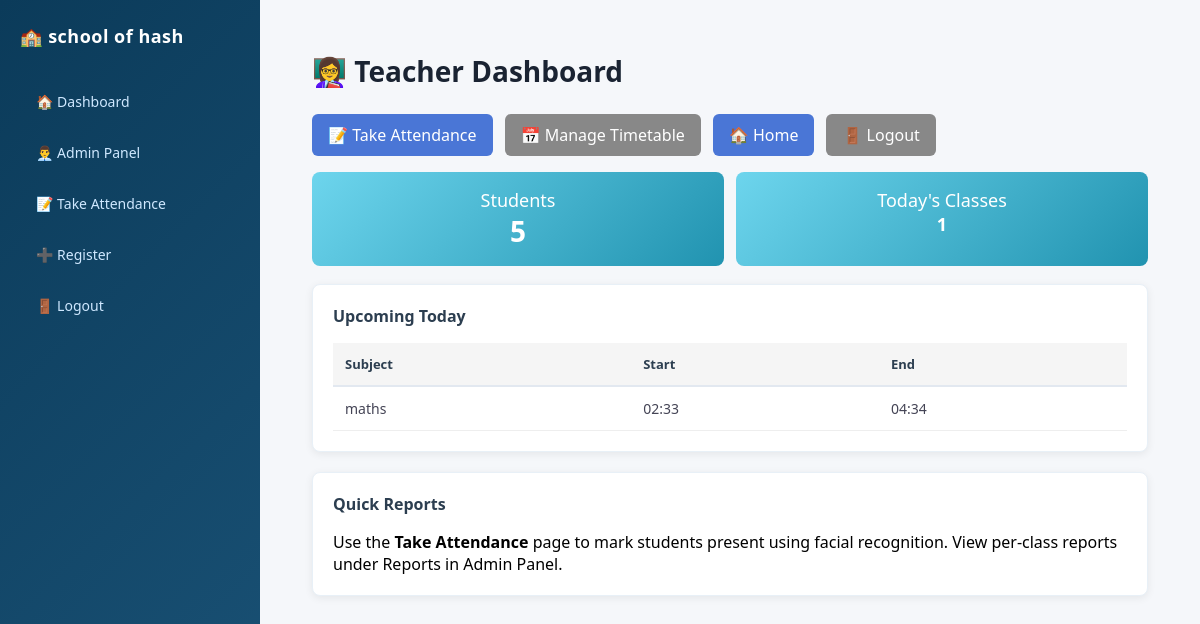
Screenshot of /teacher/dashboard (signed in) with the database file from the repository.
### app.py (models this page shows)
class Timetable(db.Model):
    id = db.Column(db.Integer, primary_key=True)
    day = db.Column(db.String(10))   # Monday
    start = db.Column(db.String(5))  # HH:MM
    end = db.Column(db.String(5))
    subject = db.Column(db.String(120))

### app.py (the view)
@app.route('/teacher/dashboard')
def teacher_dashboard():
    uid = session.get('user_id')
    u = User.query.get(uid)
    if not u or u.role not in ('teacher', 'admin'):
        return redirect(url_for('login'))
    students_count = User.query.filter_by(role='student').count()
    todayname = datetime.today().strftime('%A')
    todays = Timetable.query.filter_by(day=todayname).all()
    return render_template('teacher_dashboard.html', user=u, students_count=students_count, timetable=todays)

### app.py (called while the page is built)
@app.context_processor
def inject_csrf_token():
    from flask_wtf.csrf import generate_csrf
    return dict(csrf_token=generate_csrf)

@app.context_processor
def inject_current_user():
    uid = session.get('user_id')
    user = None
    try:
        if uid:
            user = User.query.get(uid)
    except Exception:
        user = None
    return dict(current_user=user)

### templates/teacher_dashboard.html (shortened to what this page needs)
{% extends "base.html" %}
{% block content %}
<div class="teacher-container">
  <h1>👩‍🏫 Teacher Dashboard</h1>
  <div class="side-actions">
  <a href="{{ url_for('teacher_take_attendance') }}" class="btn">📝 Take Attendance</a>
  <a href="{{ url_for('teacher_timetable') }}" class="btn secondary">📅 Manage Timetable</a>
    <a href="{{ url_for('index') }}" class="btn">🏠 Home</a>
    <a href="{{ url_for('logout') }}" class="btn secondary">🚪 Logout</a>
  </div>
  <div class="stats">
    <div class="stat">
      <div style="font-size:18px">Students</div>
      <div style="font-size:28px; font-weight:700">{{ students_count }}</div>
    </div>
    <div class="stat">
      <div style="font-size:18px">Today's Classes</div>
      <div style="font-size:18px; font-weight:700">{{ timetable|length }}</div>
    </div>
  </div>
  <div class="card">
    <h3>Upcoming Today</h3>
    {% if timetable %}
      <table style="width:100%; border-collapse:collapse;">
        <thead><tr style="background:#f5f5f5;"><th>Subject</th><th>Start</th><th>End</th></tr></thead>
        <tbody>
          {% for t in timetable %}
            <tr><td>{{ t.subject }}</td><td>{{ t.start }}</td><td>{{ t.end }}</td></tr>
          {% endfor %}
        </tbody>
      </table>
    {% else %}
      <p>No classes scheduled for today.</p>
    {% endif %}
  </div>
  <div class="card">
    <h3>Quick Reports</h3>
    <p>Use the <strong>Take Attendance</strong> page to mark students present using facial recognition. View per-class reports under Reports in Admin Panel.</p>
  </div>
</div>
{% endblock %}

### static/css/styles.css (style rules this page uses)
* { box-sizing: border-box; margin: 0; padding: 0; }
html, body { width: 100%; height: 100%; }
body { font-family: 'Segoe UI', Tahoma, Geneva, Verdana, sans-serif; background: #f5f7fa; display: flex; }
.content h1 { font-size: 28px; color: #1a2332; margin-bottom: 24px; font-weight: 600; }
.content h3 { font-size: 16px; color: #2c3e50; margin-bottom: 16px; font-weight: 600; }
.card { background: #fff; padding: 20px; border-radius: 10px; box-shadow: 0 2px 8px rgba(0, 0, 0, 0.06); transition: all 0.3s ease; border: 1px solid #e8f0f7; }
table { width: 100%; border-collapse: collapse; margin-top: 16px; }
table thead { background: #f8fafc; }
table th { padding: 12px; border-bottom: 2px solid #e2e8f0; text-align: left; font-weight: 600; color: #2c3e50; font-size: 13px; }
table td { padding: 12px; border-bottom: 1px solid #eee; font-size: 14px; color: #445; }

### templates/teacher_dashboard.html (style rules this page uses)
.teacher-container { max-width: 1100px; margin: 0 auto; padding: 20px; }
.side-actions { display:flex; gap:12px; flex-wrap:wrap; margin-bottom:16px; }
.card { background: white; padding: 20px; margin-bottom: 20px; border-radius: 8px; box-shadow: 0 2px 8px rgba(0,0,0,0.07); }
.btn { display: inline-block; padding: 10px 16px; background: #4a76d6; color: #fff; border-radius:6px; text-decoration:none; }
.btn.secondary { background:#888; }
.stats { display:flex; gap:12px; margin-bottom:18px; }
.stat { background: linear-gradient(135deg,#6dd5ed,#2193b0); color:white; padding:16px; border-radius:8px; flex:1; text-align:center; }

### rows the page displays
Timetable: subject "maths", start "02:33", end "04:34"

### other values shown
{{ students_count }} "5"
{{ timetable|length }} "1"
